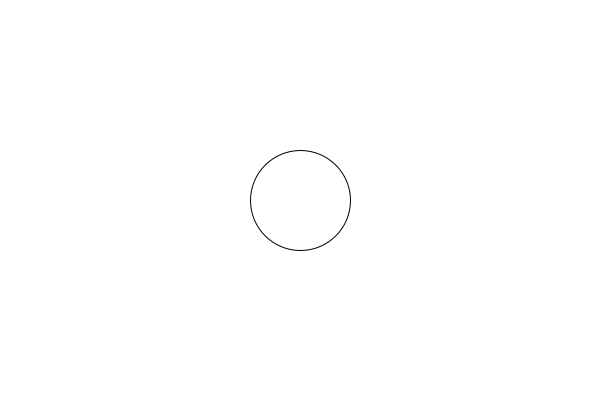
Frame 1 (no input)
Frame 60 (the mouse pressed at the canvas centre just before this capture): identical to frame 1, image omitted
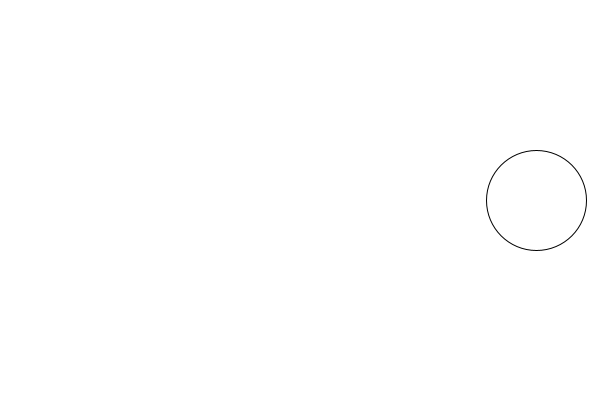
Frame 120 (the mouse held since frame 60 and released just before this capture)

The Processing sketch that drew these frames (run headless with seeded random() and noise(); from frame 60 on, the mouse is pressed at the canvas centre):

// Processing sketch: Prueba
// ── Prueba.pde
int positionX ;
int movementFactor = 4;
int circleDiameter = 100;
boolean isMousePressed = false;
int counterForColor = 0;
int random;

void setup(){ 
  size(600,400);
  positionX = width/2;
}

void draw (){
  background(255);
  
  println(positionX);
  ellipse(positionX,height/2,circleDiameter,circleDiameter);
  random = int (random(5,100));
  
      

  mouseCheckerAndExecute();


 
}


void mouseCheckerAndExecute(){
    if(isMousePressed == true){
    if(positionX + circleDiameter/2 > width || (positionX - (circleDiameter/2))  < 0){
      movementFactor = -movementFactor;
      circleDiameter = random;
      
      
      
    }
    positionX += movementFactor;
  }
  
}


void mousePressed(){

  
  if(isMousePressed == false){
    isMousePressed = true;
  }else{
    isMousePressed = false;
  }

}
